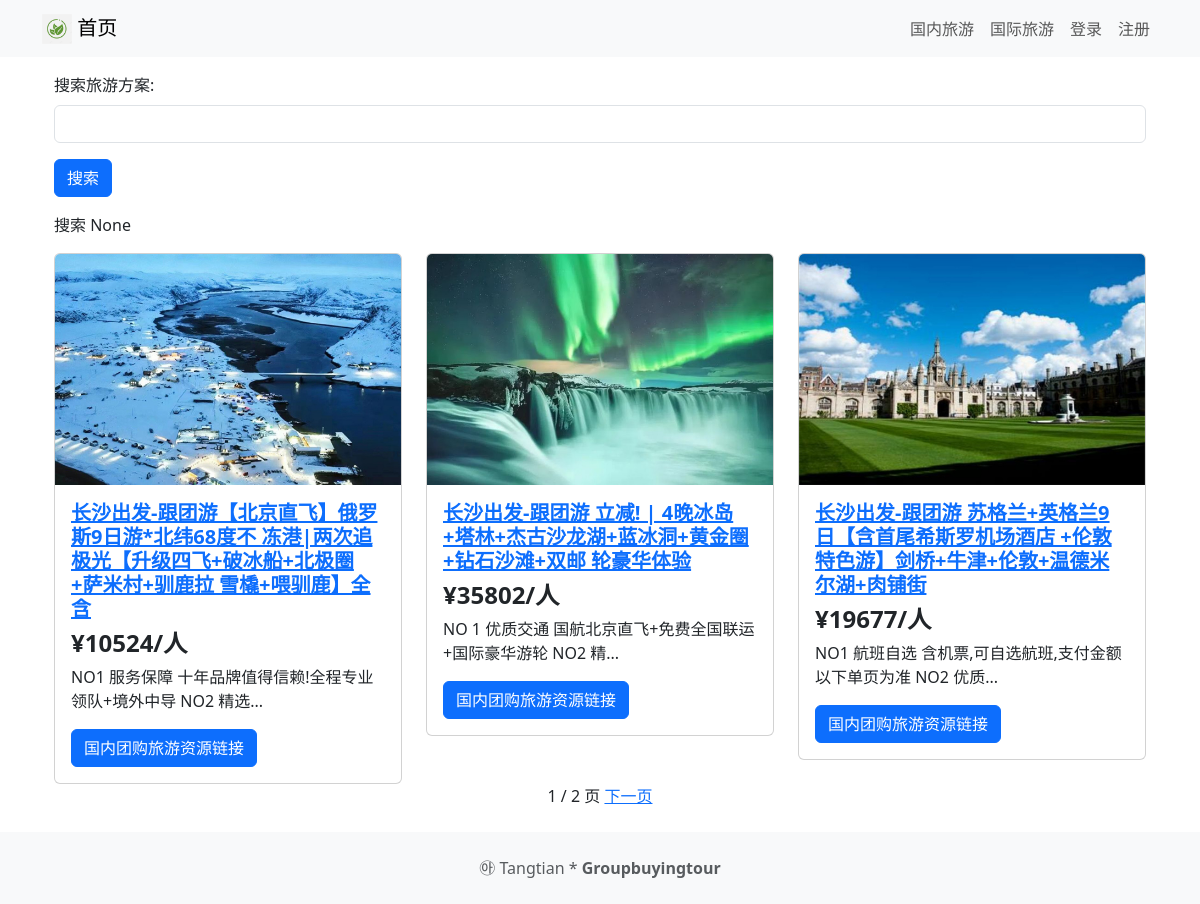
The app's page /abroad/abroadhome with its own data.
### abroad/models.py (models this page shows, shortened)
class Abroad(models.Model) :
    title = models.CharField(max_length=100,verbose_name="国际团购旅游方案名")
    description = models.CharField(max_length=350,verbose_name="国际团购旅游方案介绍")
    price = models.CharField(max_length=100,verbose_name="团购价格")
    image =models.ImageField(upload_to='abroad/images/',verbose_name="团购旅游图片")
    url = models.URLField(blank=True,verbose_name="国际团购旅游资源链接")
    class Meta:
        verbose_name = "国际团购旅游"
        verbose_name_plural = "国际团购旅游"

### abroad/views.py (the view)
# urls.py: path('abroadhome', views.abroadhome,name='abroadhome'),
def abroadhome(request):
    searchTerm = request.GET.get('searchAbroad')
    if searchTerm:
        abroad_list = Abroad.objects.filter(title_contains=searchTerm)
    else:
        abroad_list = Abroad.objects.all()
    paginator = Paginator(abroad_list, 3)
    page_number = request.GET.get('page', 1)
    abroads = paginator.page(page_number)
    return render(request,'abroadhome.html',{'searchTerm':searchTerm,'abroads':abroads})

### abroad/templates/abroadhome.html (shortened to what this page needs)
<html>
<body>
{% extends 'base.html' %}
{% block content %}
<div class="container">
 <form action="">
  <div class="mb-3">
     <label class="form-label">搜索旅游方案:</label>
     <input type="text" name="searchAbroad"
     class="form-control" />
  </div>
<button type="submit" class="btn btn-primary">
搜索
</button>
</form>
<p>搜索 {{ searchTerm }}</p>
<div class="row row-cols-1 row-cols-md-3 g-4">
{% for abroad in abroads %}
<div v-for="abroad in abroads" class="col">
<div class="card">
<img class="card-img-top" src="{{ abroad.image.url }}" />
<div class="card-body">
    <a href="{% url 'abroaddetail' abroad.id %}">
<h5 class="card-title fw-bold">{{ abroad.title }}</h5>
    </a>
    <h4 class="card-title fw-bold">{{ abroad.price }}</h4>
<p class="card-text">{{ abroad.description|truncatechars:40 }}</p>
{% if abroad.url %}
<a href="{{ abroad.url }}" class="btn btn-primary">国内团购旅游资源链接</a>
{% endif %}
</div>
</div>
</div>
{% endfor %}
</div>
</div>
<div class="d-flex justify-content-center align-items-center">
    {% include "pagination.html" with page=abroads %}
</div>
{% endblock content %}

### records on screen
Abroad: image (picture), title "长沙出发-跟团游【北京直飞】俄罗斯9日游*北纬68度不 冻港|两次追极光【升级四飞+破冰船+北极圈+萨米村+驯鹿拉 雪橇+喂驯鹿】全含", price "¥10524/人", description "NO1 服务保障 十年品牌值得信赖!全程专业领队+境外中导 NO2 精选..."
Abroad: image (picture), title "长沙出发-跟团游 立减! | 4晚冰岛+塔林+杰古沙龙湖+蓝冰洞+黄金圈+钻石沙滩+双邮 轮豪华体验", price "¥35802/人", description "NO 1 优质交通 国航北京直飞+免费全国联运+国际豪华游轮 NO2 精..."
Abroad: image (picture), title "长沙出发-跟团游 苏格兰+英格兰9日【含首尾希斯罗机场酒店 +伦敦特色游】剑桥+牛津+伦敦+温德米尔湖+肉铺街", price "¥19677/人", description "NO1 航班自选 含机票,可自选航班,支付金额以下单页为准 NO2 优质..."

### other values on screen
{{ searchTerm }} "None"
{{ page.number }} "1"
{{ page.paginator.num_pages }} "2"
